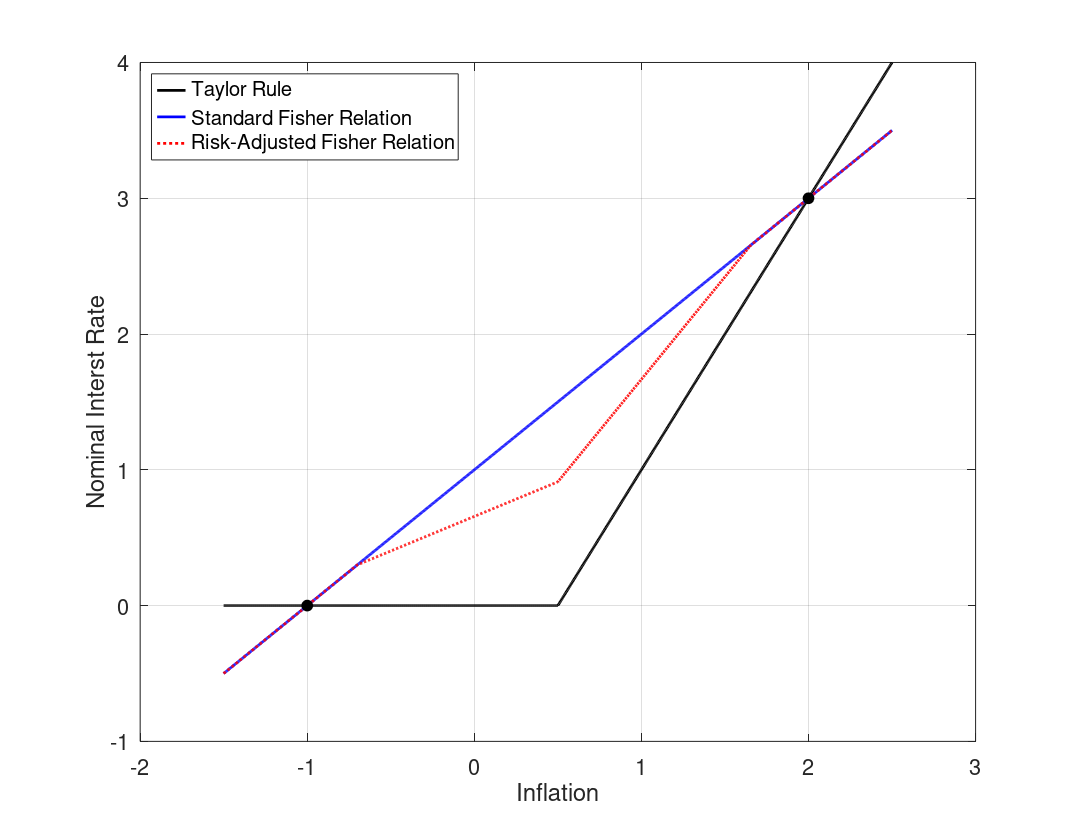

The MATLAB script that drew this image:
%--------------------------------------------------------------------------
% File Name: RiskAdjustedFisherRelation.m
% Author: Philip Coyle
% Date Created: 01/22/2019
% cd
% /mq/philipprojects/RA_Work/Taisuke_Nakata/Zero_Lower_Bound/DeflationaryRegime/RSSInflation/Codes/3state_iid_shock/PITarg
% RiskAdjustedFisherRelation
%--------------------------------------------------------------------------

clear all
close all
clc

%% Model Calibration
cBET = 1/1.0025;
cSIGMA = 1;
cKAPPA = 0.02;
cPHIpi = 2;
cRstar = 1/400;
cSHOCK = 0.15;
cPItarg = 2/400;
p_m = 0.5; %Probability of being in the middle state 

%% Housekeeping
% Set Grid Intervals
pi_m_low = -1.5/400;
pi_m_high = 2.5/400;
numgrid = 1001;
pi_m = linspace(pi_m_low,pi_m_high, numgrid)';

% Find max inflation that leads to ZLB binding
bound = (-cRstar - cPItarg*(1-cPHIpi))/cPHIpi;

inx_m = find(min(abs(pi_m - bound)) == abs(pi_m - bound));
% Find pi_m point where middle state interst rate binds
if length(inx_m ) > 1
    pi_m_zlb = min(pi_m(inx_m));
else
    pi_m_zlb = pi_m(inx_m);
end

% Taylor Rule
tr = max(0,cRstar + cPItarg + cPHIpi*(pi_m - cPItarg));

% 'Riskless' Fisher Relation
fr = pi_m + cRstar;

%% Policy Functions from below (Assume middle state interst rate binds)
% Low  High state inflation & expected inflation (as functions of middle state inflation)
pi_l_b = pi_m - cKAPPA*cSIGMA*cSHOCK;
pi_h_b = (pi_m - cKAPPA*cSIGMA*(cRstar + cPItarg*(1-cPHIpi)- cSHOCK))/(1+cKAPPA*cSIGMA*cPHIpi);
exp_pi_b = (1-p_m)/2*pi_l_b + p_m*pi_m + (1-p_m)/2*pi_h_b;

% Low Middle and High state output & expected output (as functions of middle state inflation)
y_m_b = (pi_m - cBET*exp_pi_b)/cKAPPA;
y_l_b = y_m_b - cSIGMA*cSHOCK;
y_h_b = y_m_b - cSIGMA*(cRstar + cPItarg + cPHIpi*(pi_h_b - cPItarg) - cSHOCK);
exp_y_b = (1-p_m)/2*y_l_b + p_m*y_m_b + (1-p_m)/2*y_h_b;

% Find pi_m point where high state interst rate binds
inx_lb = find(min(abs(pi_h_b - bound)) == abs(pi_h_b - bound));
if length(inx_m ) > 1
    pi_lb_zlb = min(pi_m(inx_lb));
else
    pi_lb_zlb = pi_m(inx_lb);
end

%% Policy Functions from above (Assume middle state interst rate does not bind)
% Low  High state inflation & expected inflation (as functions of middle state inflation)
pi_l_a = pi_m*(1+cKAPPA*cSIGMA*cPHIpi) + cKAPPA*cSIGMA*(-cPHIpi*cPItarg + cRstar + cPItarg - cSHOCK);
pi_h_a = pi_m + (cKAPPA*cSIGMA*cSHOCK)/(1+cKAPPA*cSIGMA*cPHIpi);
exp_pi_a = (1-p_m)/2*pi_l_a + p_m*pi_m + (1-p_m)/2*pi_h_a;

% Low Middle and High state output & expected output (as functions of middle state inflation)
y_m_a = (pi_m - cBET*exp_pi_a)/cKAPPA;
y_l_a = y_m_a + cSIGMA*(cPHIpi*(pi_m - cPItarg) + cRstar + cPItarg - cSHOCK);
y_h_a = y_m_a + cSIGMA*(cPHIpi*(pi_m - pi_h_a) + cSHOCK);
exp_y_a = (1-p_m)/2*y_l_a + p_m*y_m_a + (1-p_m)/2*y_h_a;

% Find pi_m point where low state interst rate binds
inx_ub = find(min(abs(pi_l_a - bound)) == abs(pi_l_a - bound));
if length(inx_ub) > 1
    pi_ub_zlb = min(pi_m(inx_ub));
else
    pi_ub_zlb = pi_m(inx_ub);
end

%% Define Risk Adjusted Fisher Relationship
rafr = zeros(numgrid,1);

for i = 1:numgrid
    if pi_m(i) < pi_lb_zlb || pi_m(i) > pi_ub_zlb
        rafr(i) = pi_m(i) + cRstar;
    elseif pi_m(i) <= pi_m_zlb
        rafr(i) = cRstar + pi_m(i) + (exp_pi_b(i) - pi_m(i)) + 1/cSIGMA*(exp_y_b(i) - y_m_b(i));
    elseif pi_m(i) <= pi_ub_zlb
        rafr(i) = cRstar + pi_m(i) + (exp_pi_a(i) - pi_m(i)) + 1/cSIGMA*(exp_y_a(i) - y_m_a(i));
    end
end

[~,inx] = sort(abs(tr - rafr));
RSS = inx(1:2);
%% Plotting
fig(1) = figure(1);
grid on
box on
hold on
h(1) = plot(400*pi_m, 400*tr,'Color','k','LineWidth',2);
h(2) = plot(400*pi_m, 400*fr,'Color','b','LineWidth',2);
h(3) = plot(400*pi_m, 400*rafr,'Color','r','LineStyle',':','LineWidth',2);
h1 = plot(400*pi_m(RSS(1)),400*rafr(RSS(1)));
h2 = plot(400*pi_m(RSS(2)),400*rafr(RSS(2)));
set([h1 h2],'Marker','o','MarkerEdgeColor','k','MarkerFaceColor', 'k','MarkerSize',8)

xlabel('Inflation','FontSize',16)
ylabel('Nominal Interst Rate','FontSize',16)
set(gca,'FontSize',16)
L = legend([h(1) h(2) h(3)],'Taylor Rule','Standard Fisher Relation','Risk-Adjusted Fisher Relation');
set(L,'Location','NorthWest','Fontsize',15)

set(fig(1),'PaperOrientation','Landscape');
set(fig(1),'PaperPosition',[0 0 11 8.5]);
print(fig(1),'-depsc','RAFR.eps');
